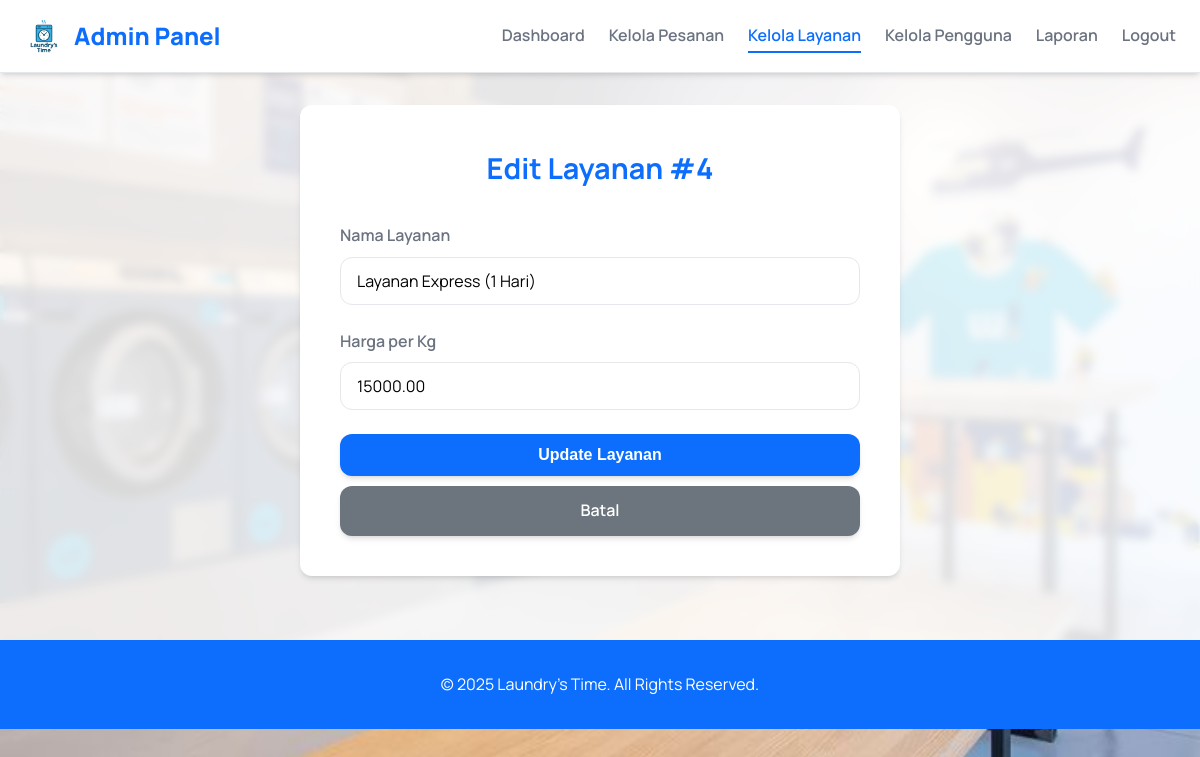
/php/admin/edit_service.php?id=4 (signed in), run on the app's committed database.
### tables this page shows
CREATE TABLE `services` (
  `id` int(11) NOT NULL,
  `service_name` varchar(100) NOT NULL,
  `price_per_kg` decimal(10,2) NOT NULL
);

### php/admin/edit_service.php (the view, shortened to what this page needs)
<?php
include '../core/db_connection.php';
$service_id = isset($_GET['id']) ? intval($_GET['id']) : 0;
$service = null;
if ($service_id > 0) {
    $stmt = $conn->prepare("SELECT id, service_name, price_per_kg FROM services WHERE id = ?");
    $stmt->bind_param("i", $service_id);
    $stmt->execute();
    $result = $stmt->get_result();
    if ($result->num_rows === 1) {
        $service = $result->fetch_assoc();
    }
}
?>
<!DOCTYPE html>
<html lang="id">
<head>
    <link rel="stylesheet" href="../../assets/css/style.css">
</head>
<body>
    <div class="content-wrapper">
    <nav class="navbar">
        <div class="container">
             <a href="dashboard.php" class="logo">
                <img src="../../assets/img/logo.png" alt="Laundry's Time Icon">
                <span>Admin Panel</span>
            </a>
            <ul>
                <li><a href="dashboard.php">Dashboard</a></li>
                <li><a href="manage_orders.php">Kelola Pesanan</a></li>
                <li><a href="manage_services.php" class="active">Kelola Layanan</a></li>
                <li><a href="manage_users.php">Kelola Pengguna</a></li>
                <li><a href="report.php">Laporan</a></li>
                <li><a href="../auth/logout.php">Logout</a></li>
            </ul>
        </div>
    </nav>
    <div class="container" style="padding-top: 2rem; padding-bottom: 2rem;">
        <div class="form-card" style="max-width: 600px; margin: auto;">
            <h2>Edit Layanan #<?php echo htmlspecialchars($service['id']); ?></h2>
            <form action="edit_service.php?id=<?php echo $service_id; ?>" method="POST" class="has-spinner">
                <div class="form-group">
                    <label for="service_name">Nama Layanan</label>
                    <input type="text" name="service_name" value="<?php echo htmlspecialchars($service['service_name']); ?>" required>
                </div>
                <div class="form-group">
                    <label for="price_per_kg">Harga per Kg</label>
                    <input type="number" name="price_per_kg" step="500" min="0" value="<?php echo htmlspecialchars($service['price_per_kg']); ?>" required>
                </div>
                <button type="submit" class="btn" style="width: 100%;">Update Layanan</button>
                <a href="manage_services.php" class="btn" style="width: 100%; text-align: center; margin-top: 10px; background-color: #6c757d;">Batal</a>
            </form>
        </div>
    </div>
    <footer class="footer">
        <div class="container">
            <p>&copy; <?php echo date('Y'); ?> Laundry's Time. All Rights Reserved.</p>
        </div>
    </footer>
    </div>
</body>
</html>

### assets/css/style.css (style rules this page uses)
:root { --primary-color: #0d6efd; --primary-hover-color: #0b5ed7; --background-color: #f3f4f6; --card-bg-color: #ffffff; --text-color: #1f2937; --subtle-text-color: #6b7280; --border-color: #e5e7eb; --shadow: 0 4px 6px -1px rgb(0 0 0 / 0.1), 0 2px 4px -2px rgb(0 0 0 / 0.1); --border-radius: 0.75rem; }
* { box-sizing: border-box; margin: 0; padding: 0; }
body { font-family: 'Manrope', sans-serif; background-image: url('../img/bg-laundry.jpeg'); background-size: cover; background-position: center center; background-attachment: fixed; color: var(--text-color); line-height: 1.6; }
.container { max-width: 1200px; margin: 0 auto; padding: 0 24px; }
a { text-decoration: none; color: var(--primary-color); transition: color 0.3s ease; }
h1, h2, h3 { color: var(--text-color); font-weight: 700; }
.navbar { background: var(--card-bg-color); padding: 1rem 0; border-bottom: 1px solid var(--border-color); position: sticky; top: 0; z-index: 1000; box-shadow: var(--shadow); }
.navbar .container { display: flex; justify-content: space-between; align-items: center; }
.navbar .logo { display: flex; align-items: center; gap: 10px; font-size: 1.5rem; font-weight: 800; color: var(--primary-color); }
.navbar .logo img { height: 40px; }
.navbar ul { list-style: none; display: flex; align-items: center; }
.navbar ul li { margin-left: 24px; }
.navbar ul li a { color: var(--subtle-text-color); font-weight: 600; padding-bottom: 5px; border-bottom: 2px solid transparent; }
.navbar ul li a:hover, .navbar ul li a.active { color: var(--primary-color); border-bottom-color: var(--primary-color); }
.btn { display: inline-block; background: var(--primary-color); color: #fff; padding: 12px 24px; border: none; border-radius: var(--border-radius); cursor: pointer; font-size: 1rem; font-weight: 600; transition: background-color 0.3s ease, transform 0.2s ease; box-shadow: var(--shadow); }
.content-wrapper { background-color: rgba(255, 255, 255, 0.85); backdrop-filter: blur(5px); -webkit-backdrop-filter: blur(5px); }
.form-card { width: 100%; max-width: 450px; padding: 2.5rem; background: var(--card-bg-color); border-radius: var(--border-radius); box-shadow: var(--shadow); }
.form-card h2 { text-align: center; margin-bottom: 2rem; font-size: 1.8rem; color: var(--primary-color); }
.form-group { margin-bottom: 1.5rem; }
.form-group label { display: block; margin-bottom: 8px; font-weight: 600; color: var(--subtle-text-color); }
.form-group input, .form-group select, .form-group textarea { width: 100%; padding: 12px 16px; border: 1px solid var(--border-color); border-radius: var(--border-radius); font-size: 1rem; font-family: 'Manrope', sans-serif; transition: border-color 0.3s, box-shadow 0.3s; }
.footer { background-color: #0d6efd; color: #fff; text-align: center; padding: 2rem 0; margin-top: 2rem; }
body { -ms-overflow-style: none; scrollbar-width: none; }

### data on the page
services: id "4", service_name "Layanan Express (1 Hari)", price_per_kg "15000.00"
